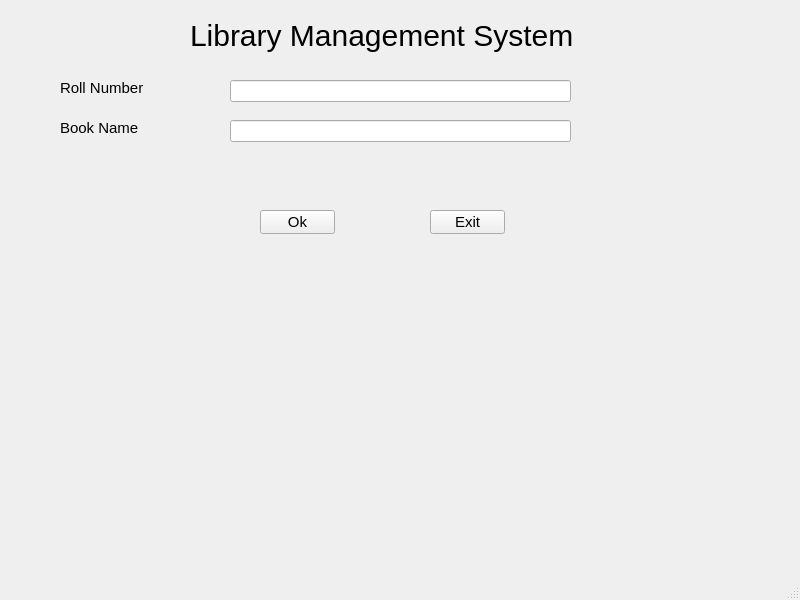
<?xml version="1.0" encoding="UTF-8"?>
<ui version="4.0">
 <class>MainWindow</class>
 <widget class="QMainWindow" name="MainWindow">
  <property name="geometry">
   <rect>
    <x>0</x>
    <y>0</y>
    <width>800</width>
    <height>600</height>
   </rect>
  </property>
  <property name="windowTitle">
   <string>MainWindow</string>
  </property>
  <widget class="QWidget" name="centralwidget">
   <widget class="QLabel" name="label">
    <property name="geometry">
     <rect>
      <x>190</x>
      <y>10</y>
      <width>391</width>
      <height>51</height>
     </rect>
    </property>
    <property name="styleSheet">
     <string notr="true">QLabel{
	font-size: 30px;
}</string>
    </property>
    <property name="text">
     <string>Library Management System</string>
    </property>
   </widget>
   <widget class="QLabel" name="label_2">
    <property name="geometry">
     <rect>
      <x>60</x>
      <y>80</y>
      <width>91</width>
      <height>16</height>
     </rect>
    </property>
    <property name="styleSheet">
     <string notr="true">QLabel{
	font-size: 15px;
}</string>
    </property>
    <property name="text">
     <string>Roll Number</string>
    </property>
   </widget>
   <widget class="QLabel" name="label_3">
    <property name="geometry">
     <rect>
      <x>60</x>
      <y>120</y>
      <width>81</width>
      <height>16</height>
     </rect>
    </property>
    <property name="styleSheet">
     <string notr="true">QLabel{
	font-size: 15px;
}</string>
    </property>
    <property name="text">
     <string>Book Name</string>
    </property>
   </widget>
   <widget class="QLineEdit" name="lineEdit">
    <property name="geometry">
     <rect>
      <x>230</x>
      <y>80</y>
      <width>341</width>
      <height>22</height>
     </rect>
    </property>
    <property name="styleSheet">
     <string notr="true">QLineEdit{
	font-size: 15px;
}</string>
    </property>
   </widget>
   <widget class="QLineEdit" name="lineEdit_2">
    <property name="geometry">
     <rect>
      <x>230</x>
      <y>120</y>
      <width>341</width>
      <height>22</height>
     </rect>
    </property>
    <property name="styleSheet">
     <string notr="true">QLineEdit{
	font-size: 15px;
}</string>
    </property>
   </widget>
   <widget class="QPushButton" name="pushButton">
    <property name="geometry">
     <rect>
      <x>260</x>
      <y>210</y>
      <width>75</width>
      <height>24</height>
     </rect>
    </property>
    <property name="styleSheet">
     <string notr="true">QPushButton{
	font-size: 15px;
}</string>
    </property>
    <property name="text">
     <string>Ok</string>
    </property>
   </widget>
   <widget class="QPushButton" name="pushButton_2">
    <property name="geometry">
     <rect>
      <x>430</x>
      <y>210</y>
      <width>75</width>
      <height>24</height>
     </rect>
    </property>
    <property name="styleSheet">
     <string notr="true">QPushButton{
	font-size: 15px;
}</string>
    </property>
    <property name="text">
     <string>Exit</string>
    </property>
   </widget>
  </widget>
  <widget class="QMenuBar" name="menubar">
   <property name="geometry">
    <rect>
     <x>0</x>
     <y>0</y>
     <width>800</width>
     <height>22</height>
    </rect>
   </property>
  </widget>
  <widget class="QStatusBar" name="statusbar"/>
 </widget>
 <resources/>
 <connections/>
</ui>
